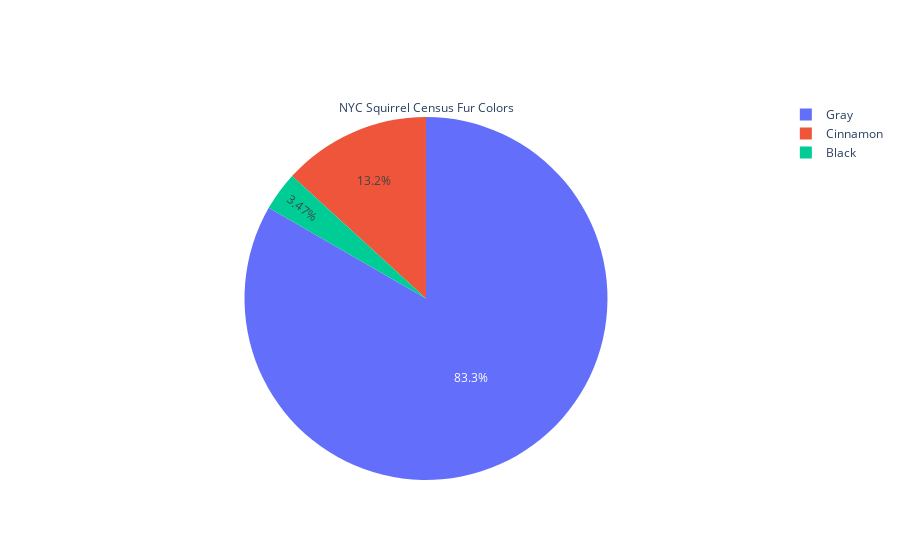

The notebook cell saved with this chart:
### Code cell
title = 'NYC Squirrel Census Fur Colors'
labels = ['Gray', 'Cinnamon', 'Black']
values = [gray_squirrels, cinnamon_squirrels, black_squirrels]
pieChart = go.Figure(data=[go.Pie(title=title, labels=labels, values=values)])
pieChart.show()

### Figure 1 — Plotly figure (JSON) as saved in the notebook; plotly's stock layout.template omitted (floating-point values rounded to 4 significant figures)
{"data": [{"labels": ["Gray", "Cinnamon", "Black"], "title": {"text": "NYC Squirrel Census Fur Colors"}, "type": "pie", "values": [2473, 392, 103]}], "layout": {}}
